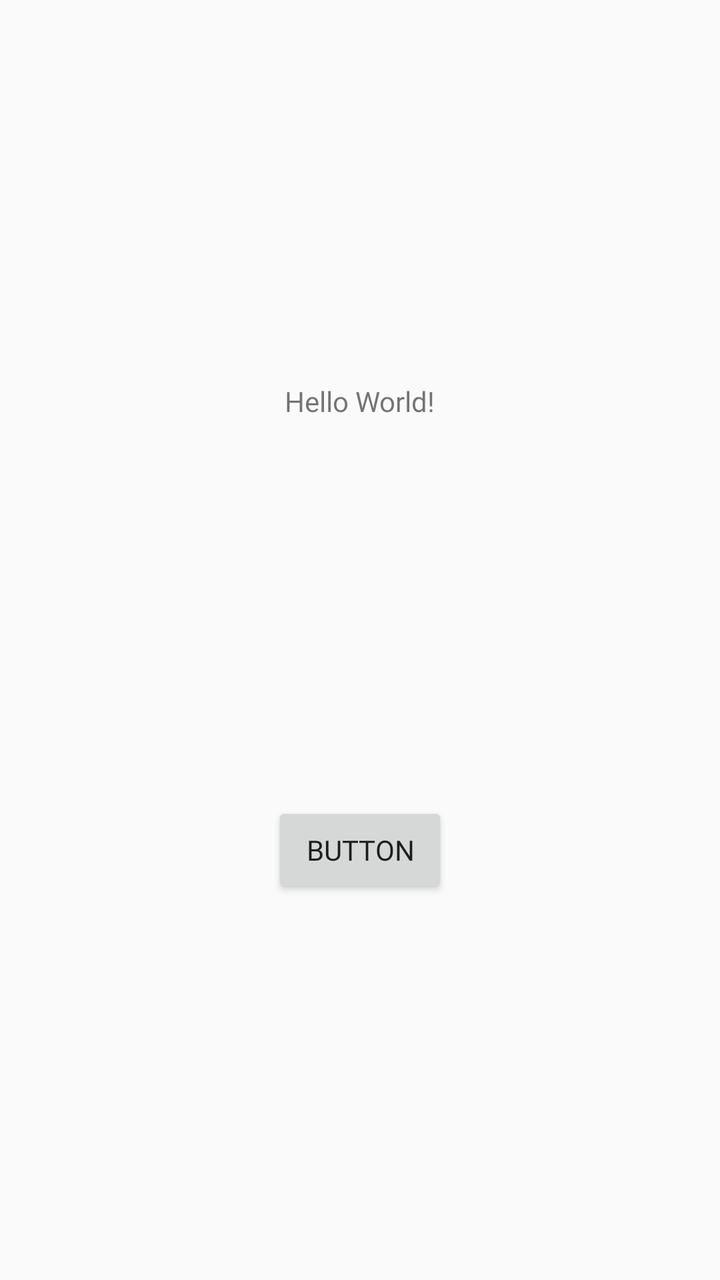
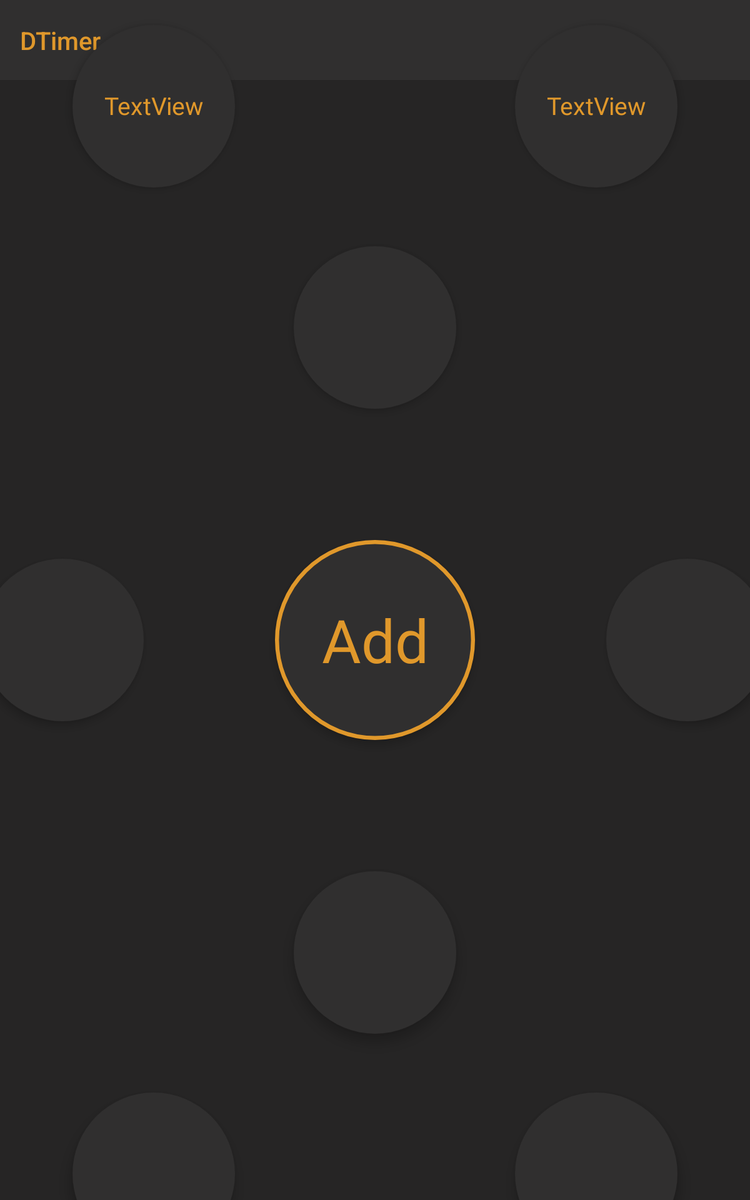

First picture: res/layout/ on a phone held upright. Second picture: the repository's own variant of that layout, on a device whose configuration matches the variant's folder. Source for both follows.
<!-- AndroidManifest.xml: application theme AppTheme -->
<!-- res/layout/activity_main.xml -->
<?xml version="1.0" encoding="utf-8"?>
<androidx.constraintlayout.widget.ConstraintLayout xmlns:android="http://schemas.android.com/apk/res/android"
    xmlns:app="http://schemas.android.com/apk/res-auto"
    xmlns:tools="http://schemas.android.com/tools"
    android:layout_width="match_parent"
    android:layout_height="match_parent"
    tools:context=".MainActivity">

    <TextView
        android:id="@+id/textStart"
        android:layout_width="wrap_content"
        android:layout_height="wrap_content"
        android:text="Hello World!"
        app:layout_constraintBottom_toTopOf="@id/startButton"
        app:layout_constraintLeft_toLeftOf="parent"
        app:layout_constraintRight_toRightOf="parent"
        app:layout_constraintTop_toTopOf="parent" />

    <Button
        android:id="@+id/startButton"
        android:layout_width="wrap_content"
        android:layout_height="wrap_content"
        android:text="Button"
        app:layout_constraintTop_toBottomOf="@id/textStart"
        app:layout_constraintRight_toRightOf="@id/textStart"
        app:layout_constraintLeft_toLeftOf="@id/textStart"
        app:layout_constraintBottom_toBottomOf="parent"
        />

    <ProgressBar
        android:id="@+id/progressBar"
        style="?android:attr/progressBarStyle"
        android:layout_width="wrap_content"
        android:layout_height="wrap_content"
        app:layout_constraintBottom_toTopOf="@id/textStart"
        app:layout_constraintLeft_toLeftOf="parent"
        app:layout_constraintRight_toRightOf="parent"
        app:layout_constraintTop_toTopOf="parent" />

</androidx.constraintlayout.widget.ConstraintLayout>
<!-- resources referenced by this layout -->
<resources>
  <style name="AppTheme" parent="Theme.AppCompat.Light.NoActionBar">
          
          <item name="colorPrimary">@color/colorPrimary</item>
          <item name="colorPrimaryDark">@color/colorPrimaryDark</item>
          <item name="colorAccent">@color/colorAccent</item>
          <item name="android:fontFamily">@font/roboto_bold</item>
      </style>
  <color name="colorPrimary">#302F2F</color>
  <color name="colorPrimaryDark">#262525</color>
  <color name="colorAccent">#E0982B</color>
</resources>
<!-- res/layout-sw600dp/activity_main.xml (the repository's variant of the layout above) -->
<!-- drawn on a 7-inch tablet held upright -->
<?xml version="1.0" encoding="utf-8"?>
<androidx.constraintlayout.widget.ConstraintLayout
    xmlns:android="http://schemas.android.com/apk/res/android"
    xmlns:app="http://schemas.android.com/apk/res-auto"
    xmlns:tools="http://schemas.android.com/tools"
    android:layout_width="match_parent"
    android:layout_height="match_parent"
    android:theme="@style/AppTheme"
    android:background="@color/colorPrimaryDark"
    android:id="@+id/activity_main"
    tools:context=".MainActivity"
    >


    <androidx.appcompat.widget.Toolbar
        android:id="@+id/toolbar3"
        android:layout_width="match_parent"
        android:layout_height="wrap_content"
        android:background="?attr/colorPrimary"
        android:minHeight="?attr/actionBarSize"
        android:theme="@style/toolbarPrimary"
        app:layout_constraintLeft_toLeftOf="parent"
        app:layout_constraintRight_toRightOf="parent"
        app:layout_constraintTop_toTopOf="parent"
        app:title="DTimer"
        app:titleTextColor="@color/colorOrange" />

    <TextView
        android:id="@+id/addProject"
        android:layout_width="wrap_content"
        android:layout_height="wrap_content"
        android:background="@drawable/circle"
        android:elevation="5dp"
        android:fontFamily="@font/roboto_bold"
        android:gravity="center"
        android:scaleX="1.6"
        android:scaleY="1.6"
        android:text="Add"
        android:textAlignment="center"
        android:textColor="@color/colorOrange"
        android:textSize="30sp"
        app:layout_constraintBottom_toBottomOf="parent"
        app:layout_constraintLeft_toLeftOf="parent"
        app:layout_constraintRight_toRightOf="parent"
        app:layout_constraintTop_toBottomOf="@id/toolbar3" />











    <TextView
        tools:ignore="MissingConstraints"
        android:id="@+id/textViewTopLeft"
        android:layout_width="wrap_content"
        android:layout_height="wrap_content"
        android:background="@drawable/circle_project"
        android:elevation="5dp"
        android:gravity="center"
        android:textColor="@color/colorOrange"
        android:scaleX="@dimen/scaleDrawableProject"
        android:scaleY="@dimen/scaleDrawableProject"
        android:text="TextView"
        android:textSize="15sp"
        app:layout_constraintCircle="@id/textViewMiddleTop"
        app:layout_constraintCircleRadius="@dimen/radiusConstrainCircleLayoutTablet"
        app:layout_constraintCircleAngle="315"
        tools:layout_editor_absoluteX="41dp"
        tools:layout_editor_absoluteY="96dp"
        />

    <TextView
        tools:ignore="MissingConstraints"
        android:id="@+id/textViewTopRight"
        android:layout_width="wrap_content"
        android:layout_height="wrap_content"
        android:background="@drawable/circle_project"
        android:elevation="5dp"
        android:gravity="center"
        android:textColor="@color/colorOrange"
        android:scaleX="@dimen/scaleDrawableProject"
        android:scaleY="@dimen/scaleDrawableProject"
        android:text="TextView"
        android:textSize="15sp"
        app:layout_constraintCircle="@id/textViewMiddleTop"
        app:layout_constraintCircleRadius="@dimen/radiusConstrainCircleLayoutTablet"
        app:layout_constraintCircleAngle="45"
        tools:layout_editor_absoluteX="297dp"
        tools:layout_editor_absoluteY="77dp" />

    <TextView
        android:id="@+id/textViewMiddleTop"
        android:layout_width="wrap_content"
        android:layout_height="wrap_content"
        android:background="@drawable/circle_project"
        android:elevation="5dp"
        android:gravity="center"
        android:textColor="@color/colorOrange"
        android:scaleX="@dimen/scaleDrawableProject"
        android:scaleY="@dimen/scaleDrawableProject"
        android:textSize="15sp"
        app:layout_constraintCircle="@id/addProject"
        app:layout_constraintCircleRadius="@dimen/radiusConstrainCircleLayoutTablet"
        app:layout_constraintCircleAngle="0"
        tools:layout_editor_absoluteX="294dp"
        tools:layout_editor_absoluteY="507dp"
        tools:ignore="MissingConstraints"/>

    <TextView
        tools:ignore="MissingConstraints"
        android:id="@+id/textViewMiddleLeft"
        android:layout_width="wrap_content"
        android:layout_height="wrap_content"
        android:background="@drawable/circle_project"
        android:elevation="5dp"
        android:gravity="center"
        android:textColor="@color/colorOrange"
        android:scaleX="@dimen/scaleDrawableProject"
        android:scaleY="@dimen/scaleDrawableProject"
        android:textSize="15sp"
        app:layout_constraintCircle="@id/addProject"
        app:layout_constraintCircleRadius="@dimen/radiusConstrainCircleLayoutTablet"
        app:layout_constraintCircleAngle="270"
        tools:layout_editor_absoluteX="294dp"
        tools:layout_editor_absoluteY="507dp" />

    <TextView
        tools:ignore="MissingConstraints"
        android:id="@+id/textViewMiddleRight"
        android:layout_width="wrap_content"
        android:layout_height="wrap_content"
        android:background="@drawable/circle_project"
        android:elevation="5dp"
        android:gravity="center"
        android:textColor="@color/colorOrange"
        android:scaleX="@dimen/scaleDrawableProject"
        android:scaleY="@dimen/scaleDrawableProject"
        android:textSize="15sp"
        app:layout_constraintCircle="@id/addProject"
        app:layout_constraintCircleRadius="@dimen/radiusConstrainCircleLayoutTablet"
        app:layout_constraintCircleAngle="90"
        tools:layout_editor_absoluteX="294dp"
        tools:layout_editor_absoluteY="507dp" />

    <TextView
        tools:ignore="MissingConstraints"
        android:id="@+id/textViewMiddleBottom"
        android:layout_width="wrap_content"
        android:layout_height="wrap_content"
        android:background="@drawable/circle_project"
        android:elevation="5dp"
        android:gravity="center"
        android:textColor="@color/colorOrange"
        android:scaleX="@dimen/scaleDrawableProject"
        android:scaleY="@dimen/scaleDrawableProject"
        android:textSize="15sp"
        app:layout_constraintCircle="@id/addProject"
        app:layout_constraintCircleRadius="@dimen/radiusConstrainCircleLayoutTablet"
        app:layout_constraintCircleAngle="180"
        tools:layout_editor_absoluteX="294dp"
        tools:layout_editor_absoluteY="507dp" />

    <TextView
        tools:ignore="MissingConstraints"
        android:id="@+id/textViewBottomLeft"
        android:layout_width="wrap_content"
        android:layout_height="wrap_content"
        android:background="@drawable/circle_project"
        android:elevation="5dp"
        android:gravity="center"
        android:textColor="@color/colorOrange"
        android:scaleX="@dimen/scaleDrawableProject"
        android:scaleY="@dimen/scaleDrawableProject"
        android:textSize="15sp"
        app:layout_constraintCircle="@id/textViewMiddleBottom"
        app:layout_constraintCircleRadius="@dimen/radiusConstrainCircleLayoutTablet"
        app:layout_constraintCircleAngle="225"
        tools:layout_editor_absoluteX="38dp"
        tools:layout_editor_absoluteY="516dp" />

    <TextView
        tools:ignore="MissingConstraints"
        android:id="@+id/textViewbottomRight"
        android:layout_width="wrap_content"
        android:layout_height="wrap_content"
        android:background="@drawable/circle_project"
        android:elevation="5dp"
        android:gravity="center"
        android:textColor="@color/colorOrange"
        android:scaleX="@dimen/scaleDrawableProject"
        android:scaleY="@dimen/scaleDrawableProject"
        android:textSize="15sp"
        app:layout_constraintCircle="@id/textViewMiddleBottom"
        app:layout_constraintCircleRadius="@dimen/radiusConstrainCircleLayoutTablet"
        app:layout_constraintCircleAngle="135"
        tools:layout_editor_absoluteX="294dp"
        tools:layout_editor_absoluteY="507dp" />

</androidx.constraintlayout.widget.ConstraintLayout>
<!-- resources referenced by the variant -->
<!-- as a 7-inch tablet held upright resolves them -->
<resources>
  <color name="colorOrange">#E0982B</color>
  <color name="colorPrimaryDark">#262525</color>
  <dimen name="radiusConstrainCircleLayoutTablet">250dp</dimen>
  <dimen name="scaleDrawableProject">1.3</dimen>
  <!-- drawable circle (drawable) -->
  <?xml version="1.0" encoding="utf-8"?>
  <selector xmlns:android="http://schemas.android.com/apk/res/android">
      <item>
          <shape android:shape="oval">
              <solid android:color="@color/colorPrimary"/>
              <stroke android:width="2dp" android:color="@color/colorOrange"/>
              <size android:width="100dp" android:height="100dp"/>
          </shape>
      </item>
  
  </selector>
  <!-- drawable circle_project (drawable) -->
  <?xml version="1.0" encoding="utf-8"?>
  <selector xmlns:android="http://schemas.android.com/apk/res/android">
      <item>
          <shape android:shape="oval">
              <solid android:color="@color/colorPrimary"/>
  
              <size android:width="100dp" android:height="100dp"/>
          </shape>
      </item>
  
  </selector>
  <style name="AppTheme" parent="Theme.AppCompat.Light.NoActionBar">
          
          <item name="colorPrimary">@color/colorPrimary</item>
          <item name="colorPrimaryDark">@color/colorPrimaryDark</item>
          <item name="colorAccent">@color/colorAccent</item>
          <item name="android:fontFamily">@font/roboto_bold</item>
      </style>
  <color name="colorPrimary">#302F2F</color>
  <color name="colorAccent">#E0982B</color>
</resources>
